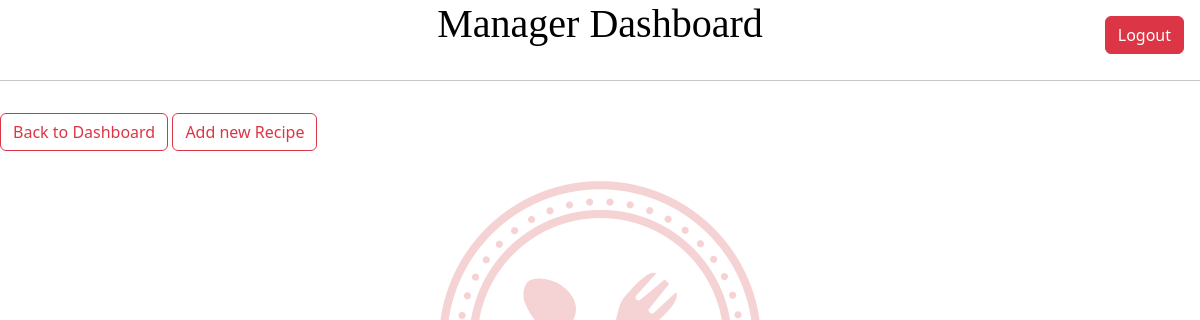
The page /recipelist/ on the database as committed earlier.
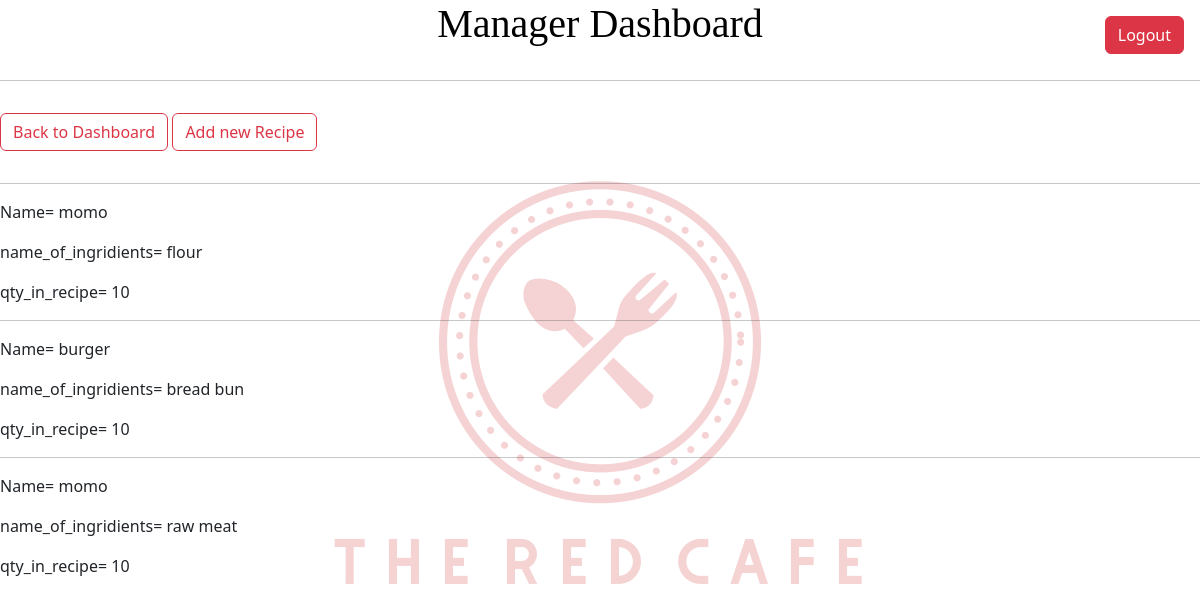
The same page on the database as committed later.
### myapp/models.py (models this page shows, shortened)
class Recipe(models.Model):
    name=models.ForeignKey(Menu, on_delete=models.CASCADE)
    name_of_ingridients=models.ForeignKey(Inventory, related_name='ingredient_recipes', on_delete=models.CASCADE)
    qty_in_recipe=models.IntegerField()

class Menu(models.Model):
    name=models.CharField(max_length=20)
    price=models.IntegerField()
    def __str__(self):
        return self.name

class Inventory(models.Model):
    item_name=models.CharField(max_length=20)
    qty=models.IntegerField()
    unit_price=models.IntegerField()
    def __str__(self):
        return self.item_name

### myapp/views.py (the view)
# urls.py: path('recipelist/',views.RecipeList.as_view(), name='indexofrecipe'),
class RecipeList(ListView):
    model=Recipe
    context_object_name="recipe"
    template_name="resturant/recipe_list.html"

### myapp/templates/resturant/recipe_list.html (shortened to what this page needs)
{% extends "resturant/base.html" %}
{% block content %}
{% load static %}
<html>
    <head>
        <link href="https://cdn.jsdelivr.net/npm/bootstrap@5.3.3/dist/css/bootstrap.min.css" rel="stylesheet">
    </head>
    <body>
        <a href="{% url 'myapp:base' %}" class="btn btn-outline-danger my-3">Back to Dashboard</a>
        <a href="{% url 'myapp:addrecipe' %}" class="btn btn-outline-danger my-3">Add new Recipe</a>
        {% for r in recipe %}
            <div>
                <hr>
                <p>Name= {{ r.name }}</p>
                <p>name_of_ingridients= {{ r.name_of_ingridients }}</p>
                <p>qty_in_recipe= {{ r.qty_in_recipe }}</p>
        {% endfor %}
        {% endblock %}

### myapp/templates/resturant/base.html (shortened to what this page needs)
{% load static %}
<!DOCTYPE html>
<html lang="en">
<head>
    <link href="https://cdn.jsdelivr.net/npm/bootstrap@5.3.3/dist/css/bootstrap.min.css" rel="stylesheet">
</head>
<body>
    <h1 class="dashboard-title">Manager Dashboard</h1><hr>
    <div class="logout-button">
        <form action="{% url 'logout' %}" method="post">
            <button type="submit" class="btn btn-danger">Logout</button>
        </form>
    </div>
    {% block content %}{% endblock %}
</body>
</html>

Rows that differ between the two databases and show on the page:
added Recipe: name "momo", name_of_ingridients "flour", qty_in_recipe "10"
added Recipe: name "burger", name_of_ingridients "bread bun", qty_in_recipe "10"
added Recipe: name "momo", name_of_ingridients "raw meat", qty_in_recipe "10"
